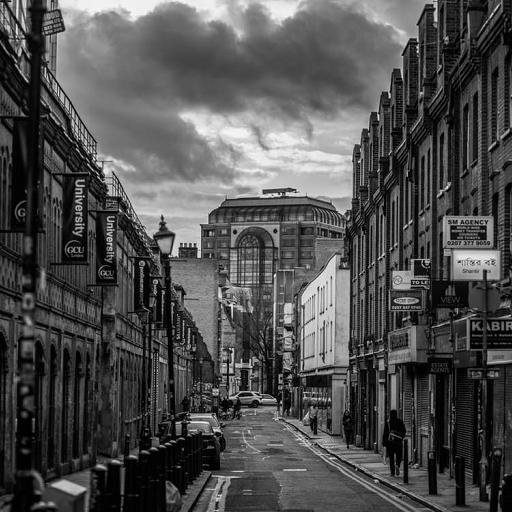
%> input picture a3/street.jpg, 512 x 512 px
$ octave CompareCompression.m   (GNU Octave 9; MATLAB toolbox functions it lacks are replaced by stand-ins)
%> lines starting %> are read from the running program, lines starting %| are printed output that depends on the picture
### a3/Compress.m
function [Y,drop] = Compress(X,tol)
F = im2double(X);
fun1 = @(block_struct) fft2(block_struct.data);
F = blockproc(F,[8 8],fun1);
fun2 = @(block_struct) abs(block_struct.data);
F = blockproc(F,[8 8],fun2);
global count;
global countdrop;
count = 0;
countdrop = 0;

fun = @(block_struct) myfun(block_struct.data,tol);
F = blockproc(F,[8 8],fun);

drop = countdrop/count;

fun3 = @(block_struct) ifft2(block_struct.data);
Y = blockproc(F,[8 8],fun3);
Y = im2uint8(Y);
imshow(Y);

return

function [data] = myfun(f,tol)
global count;
global countdrop;
    Fmax = max(max(f));
    for j=1:numel(f),
        if f(j) ~= 0
            count = count+1;
        end;
        if f(j)<=Fmax*tol && f(j) ~= 0
            f(j) = 0;
            countdrop = countdrop+1;
        end;
    end
    data = f;
return

### a3/CompareCompression.m
clear all;close all;
X = imread('street.jpg');
%> X is the input picture: size 512x512 uint8; min 0, max 255, mean 79.5
tol = [0.001 0.004 0.015 0.045];

global count;
global countdrop;
count = 0;
countdrop = 0;

figure;
subplot(2,2,1)
[Y1 d1] = Compress(X,tol(1));
%> in Compress, `F = blockproc(F,[8 8],fun2);`:
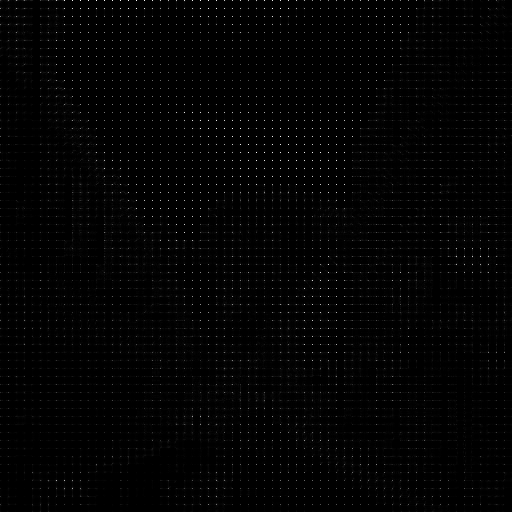
%> F: size 512x512 double; min 0, max 60.49, mean 0.7; drawn with min black and max white
%> in Compress, `Y = blockproc(F,[8 8],fun3);`:
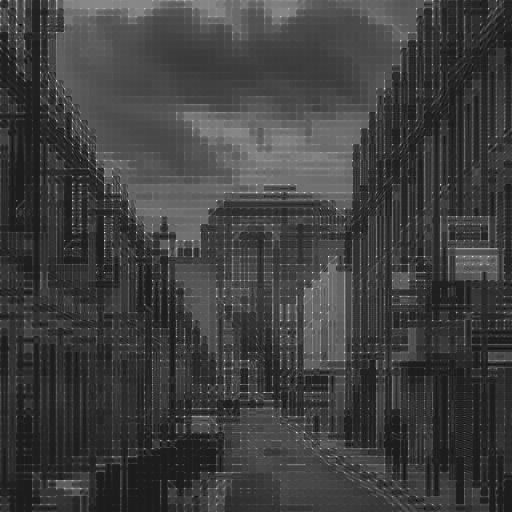
%> Y: size 512x512 double; min -0.243, max 1.98, mean 0.312; drawn with min black and max white
%> in Compress, `Y = im2uint8(Y);`:
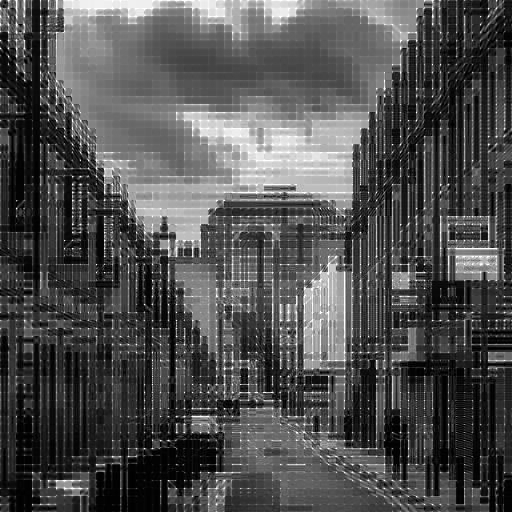
%> Y: size 512x512 uint8; min 0, max 255, mean 79.3
%> d1 = 0.122
s = sprintf('tol:%.4f drop rate:%.4f',tol(1),d1);
%> s = 'tol:0.0010 drop rate:0.1225'
title(s)

count = 0;
countdrop = 0;
subplot(2,2,2)
[Y2 d2] = Compress(X,tol(2));
%> d2 = 0.278
s = sprintf('tol:%.4f drop rate:%.4f',tol(2),d2);
%> s = 'tol:0.0040 drop rate:0.2785'
title(s)

count = 0;
countdrop = 0;
subplot(2,2,3)
[Y3 d3] = Compress(X,tol(3));
%> d3 = 0.532
s = sprintf('tol:%.4f drop rate:%.4f',tol(3),d3);
%> s = 'tol:0.0150 drop rate:0.5318'
title(s)

count = 0;
countdrop = 0;
subplot(2,2,4)
[Y4 d4] = Compress(X,tol(4));
%> call 4 of Compress, with tol = 0.045
%> in Compress (call 4), `Y = blockproc(F,[8 8],fun3);`:
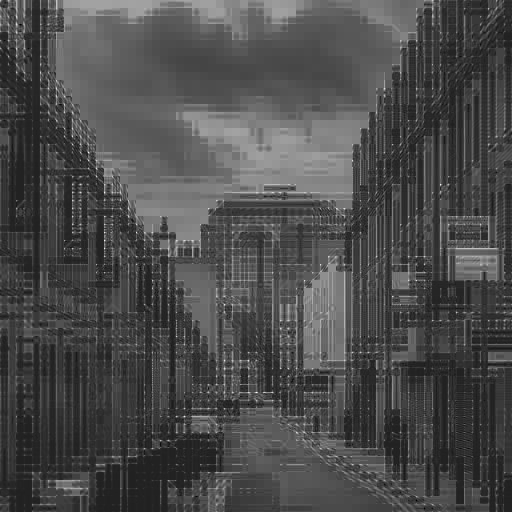
%> Y: size 512x512 double; min -0.241, max 1.61, mean 0.312; drawn with min black and max white
%> d4 = 0.778
s = sprintf('tol:%.4f drop rate:%.4f',tol(4),d4);
%> s = 'tol:0.0450 drop rate:0.7780'
title(s)

hold on;

figure;
x = [d1 d2 d3 d4];
%> x = [0.122 0.278 0.532 0.778]
y = [sqrt(mean2((Y1-X).^2)/(mean2(X).^2))
    sqrt(mean2((Y2-X).^2)/(mean2(X).^2))
    sqrt(mean2((Y3-X).^2)/(mean2(X).^2))
    sqrt(mean2((Y4-X).^2)/(mean2(X).^2))];
%> y = [0.104; 0.105; 0.105; 0.105]
plot(x,y)
title('NMS')
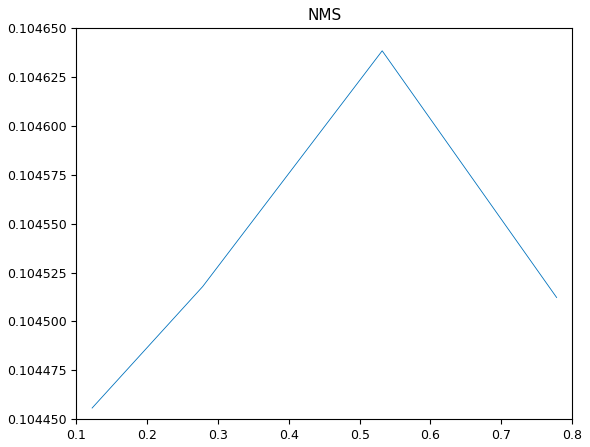
%> figure redrawn from the program's plot data

hold on;
